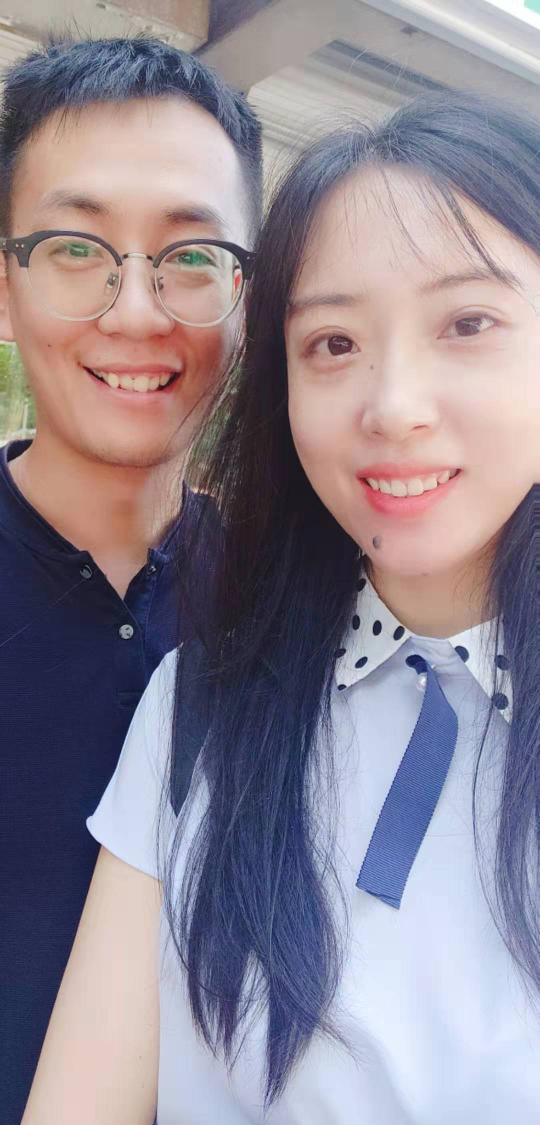
#> input picture firsttest/test/1000.jpg, 1080 x 2250 px (shown at 1/2 size); its folder holds only this picture in this run
$ python face.py
#> lines starting #> are read from the running program, lines starting #| are printed output that depends on the picture
# -*- coding: utf-8 -*-
# encoding:utf-8
import os

import cv2 as cv
import re
import numpy as np
from PIL import Image


# [43 lines left out: functions detect_eye, detect_face, not called in this run]


def getTrainImg(filepath=None):
#> called with filepath = './test'
    X, Y = [], []
    pattern = re.compile("[0-9]+")
    for item in os.listdir(filepath):
        # print(item)
        im = cv.imread(os.path.join(filepath, item), cv.IMREAD_GRAYSCALE)
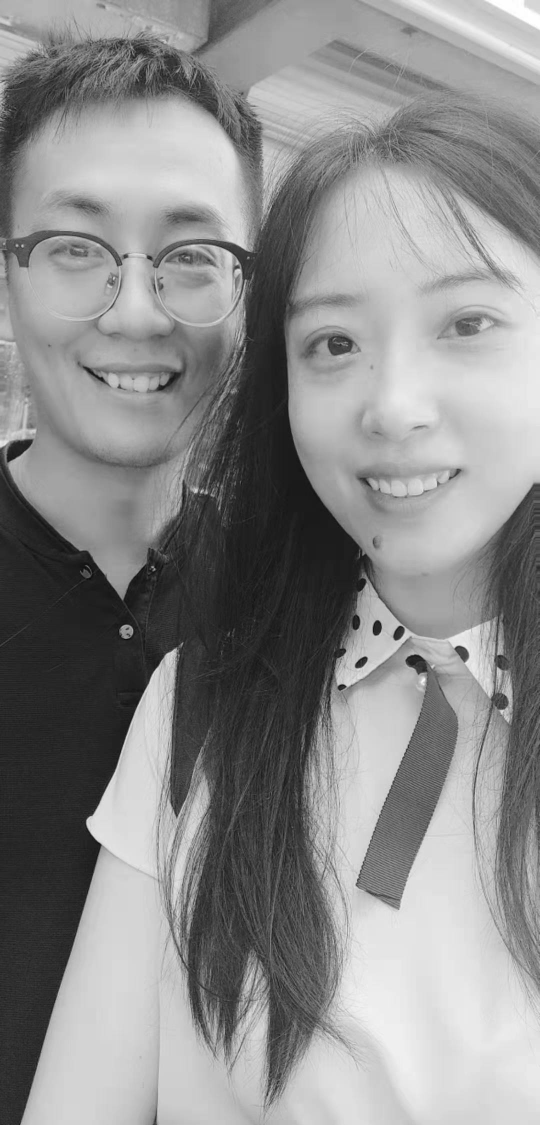
#> im: shape (2250, 1080) (shown at 1/2 size); min 2, max 255, mean 139
        im = cv.resize(im, (200, 200))
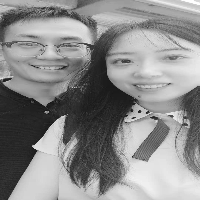
#> im: shape (200, 200); min 19, max 255, mean 138.9
        X.append(np.asarray(im, dtype=np.uint8))
        label_mach = re.match(pattern, item)
        Y.append(label_mach.group(0))
    return [X, Y]


face_cascade = cv.CascadeClassifier("./cascades/haarcascade_frontalface_default.xml")
names = {"1000": 'wangjie', "1001": 'wangjie', "1002": 'wangjie', "1003": 'wangjie', "1004": 'wangjie',
         "1005": 'wangjie', "1006": 'wangjie', "1007": 'wangjie',
         '2001': 'zhakeboge', '2002': 'zhakeboge', '2003': 'zhakeboge',
         '3001': 'yichaoshuo', '3002': 'yichaoshuo',
         '3003': 'yichaoshuo',
         '3004': 'yichaoshuo', '3005': 'yichaoshuo', '3006': 'yichaoshuo', '3007': 'yichaoshuo',
         '4001': 'yibaoquan', '4002': 'yibaoquan', '4003': 'yibaoquan', '5001': 'yuemu', '5002': 'yuemu'}

position = {"wangjie": "当前位置西地华府", "yichaoshuo": "当前位置东华园", "zhakeboge": "当前位置纽约"}
[X, Y] = getTrainImg("./test")
#> X = 1 item; Y = ['1000']
Y = np.asarray(Y, dtype=np.int32)
#> Y = [1000]
model = cv.face.EigenFaceRecognizer_create()
# model = cv.face.FisherFaceRecognizer_create()

# model = cv.face.LBPHFaceRecognizer_create()
model.train(X, Y)


# [32 lines left out: function face_rec, not called in this run]


if __name__ == '__main__':
    # [4 lines of commented-out code are left out]
    print('大胖子啊')

$ run again, on firsttest/test/1004.jpg
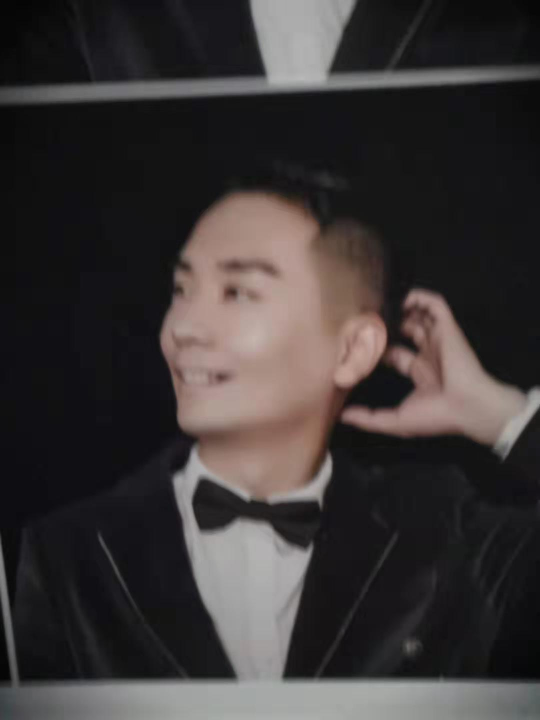
#> input picture firsttest/test/1004.jpg, 1080 x 1440 px (shown at 1/2 size)
#> in getTrainImg, `im = cv.imread(os.path.join(filepath, item), cv.IMREAD_GRAYSCALE)`:
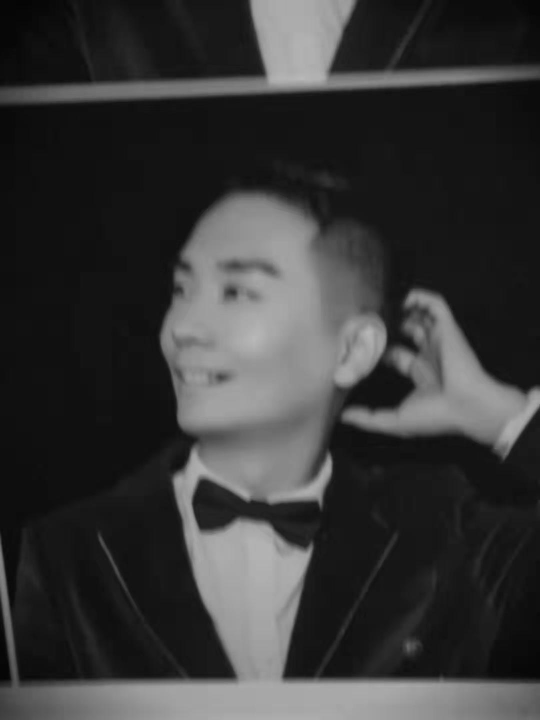
#> im: shape (1440, 1080) (shown at 1/2 size); min 3, max 185, mean 55.9
#> in getTrainImg, `im = cv.resize(im, (200, 200))`:
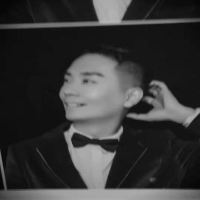
#> im: shape (200, 200); min 4, max 183, mean 55.9
#> `[X, Y] = getTrainImg("./test")`: X = 1 item; Y = ['1004']
#> `Y = np.asarray(Y, dtype=np.int32)`: Y = [1004]

$ run again, on firsttest/test/1005.jpg
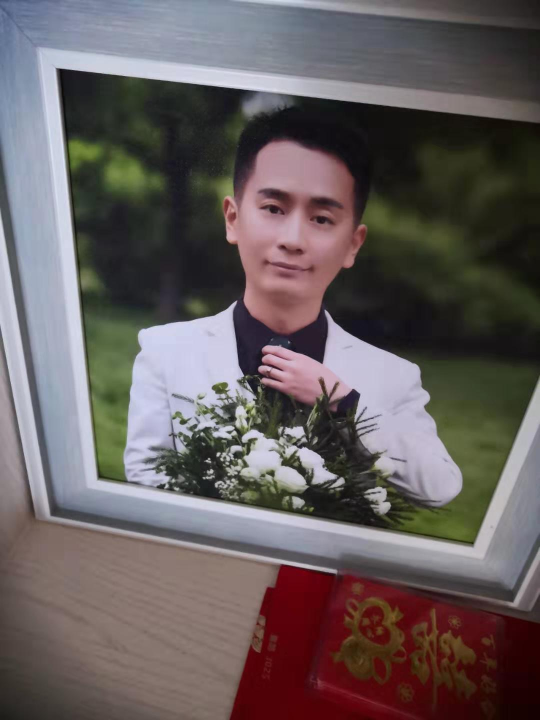
#> input picture firsttest/test/1005.jpg, 1080 x 1440 px (shown at 1/2 size)
#> in getTrainImg, `im = cv.imread(os.path.join(filepath, item), cv.IMREAD_GRAYSCALE)`:
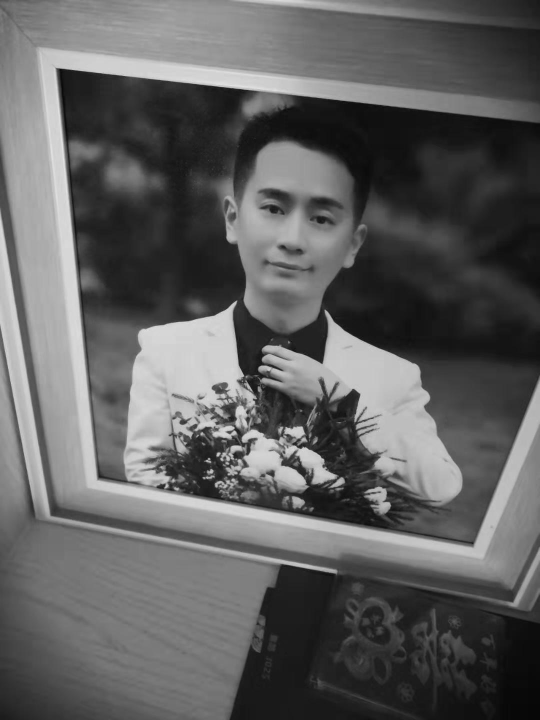
#> im: shape (1440, 1080) (shown at 1/2 size); min 0, max 230, mean 95.5
#> in getTrainImg, `im = cv.resize(im, (200, 200))`:
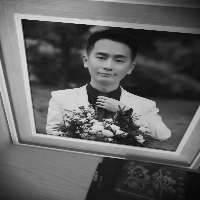
#> im: shape (200, 200); min 7, max 226, mean 95.5
#> `[X, Y] = getTrainImg("./test")`: X = 1 item; Y = ['1005']
#> `Y = np.asarray(Y, dtype=np.int32)`: Y = [1005]

$ run again, on firsttest/test/1006.jpg
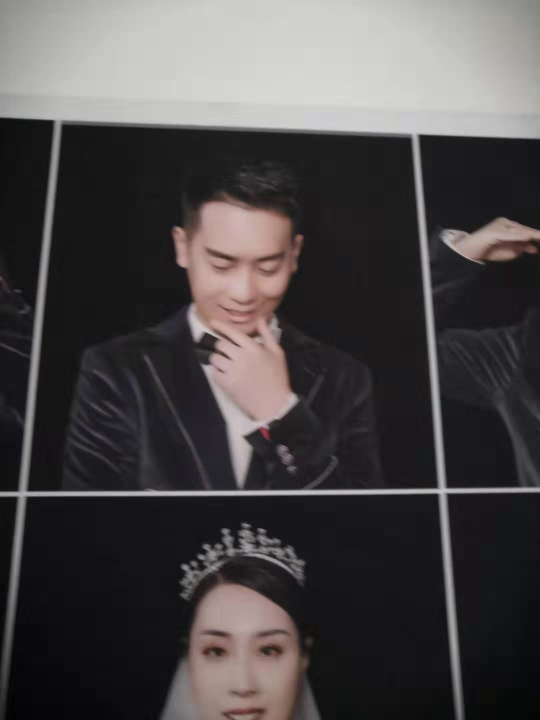
#> input picture firsttest/test/1006.jpg, 1080 x 1440 px (shown at 1/2 size)
#> in getTrainImg, `im = cv.imread(os.path.join(filepath, item), cv.IMREAD_GRAYSCALE)`:
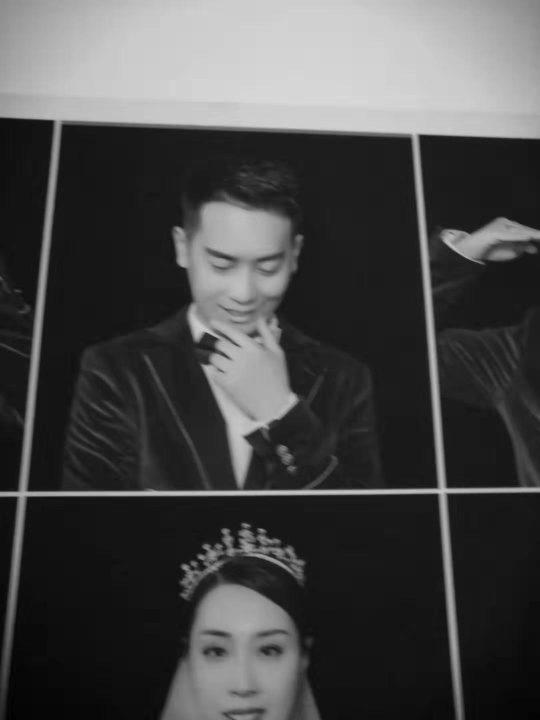
#> im: shape (1440, 1080) (shown at 1/2 size); min 0, max 218, mean 72.2
#> in getTrainImg, `im = cv.resize(im, (200, 200))`:
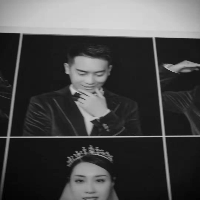
#> im: shape (200, 200); min 1, max 217, mean 72.2
#> `[X, Y] = getTrainImg("./test")`: X = 1 item; Y = ['1006']
#> `Y = np.asarray(Y, dtype=np.int32)`: Y = [1006]

$ run again, on firsttest/test/1001.jpg
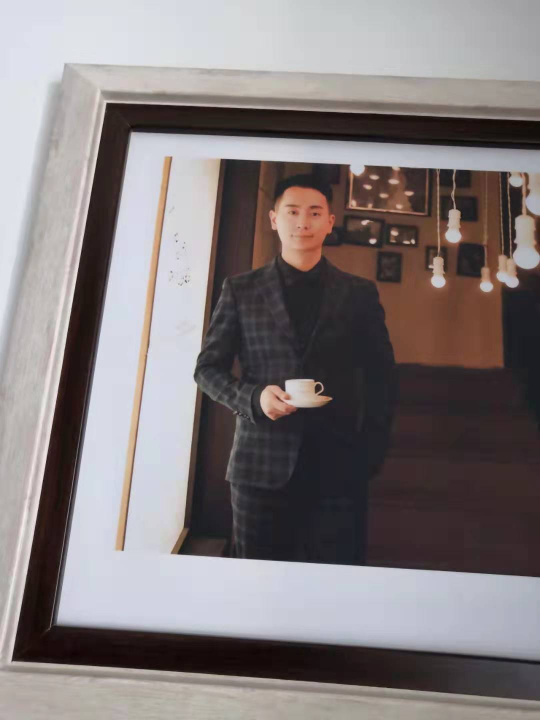
#> input picture firsttest/test/1001.jpg, 1080 x 1440 px (shown at 1/2 size)
#> in getTrainImg, `im = cv.imread(os.path.join(filepath, item), cv.IMREAD_GRAYSCALE)`:
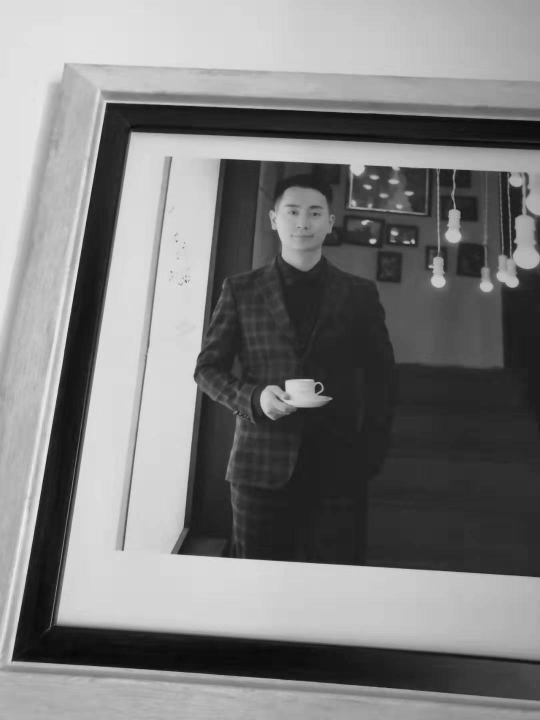
#> im: shape (1440, 1080) (shown at 1/2 size); min 3, max 241, mean 125.4
#> in getTrainImg, `im = cv.resize(im, (200, 200))`:
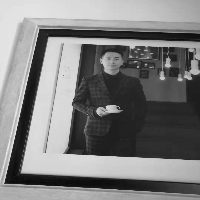
#> im: shape (200, 200); min 7, max 236, mean 125.4
#> `[X, Y] = getTrainImg("./test")`: X = 1 item; Y = ['1001']
#> `Y = np.asarray(Y, dtype=np.int32)`: Y = [1001]
